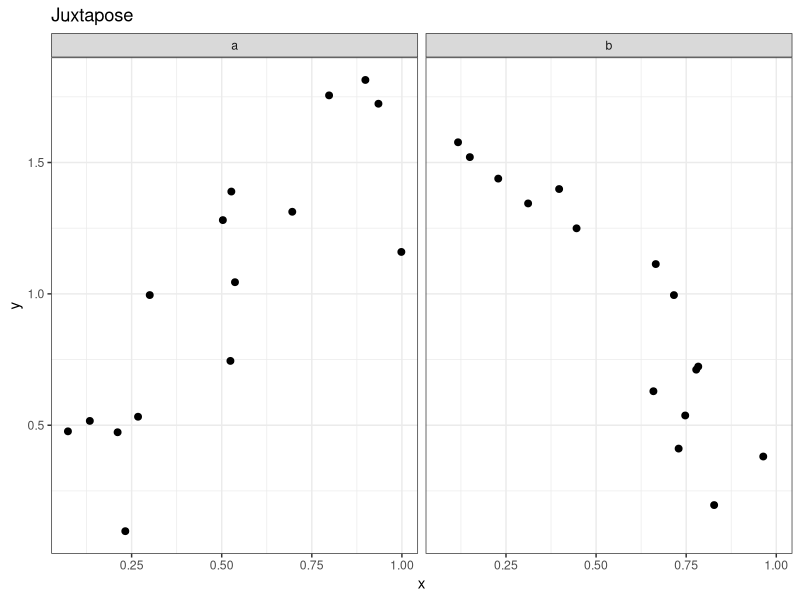
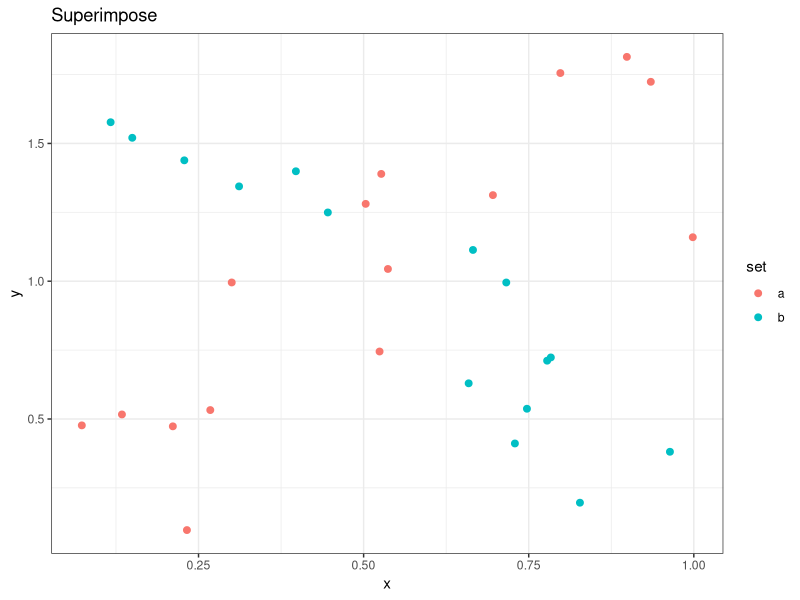
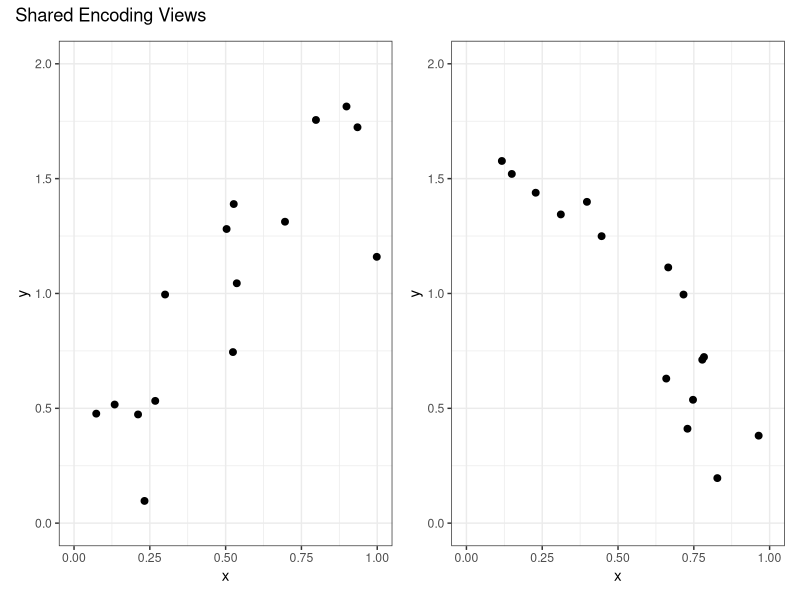
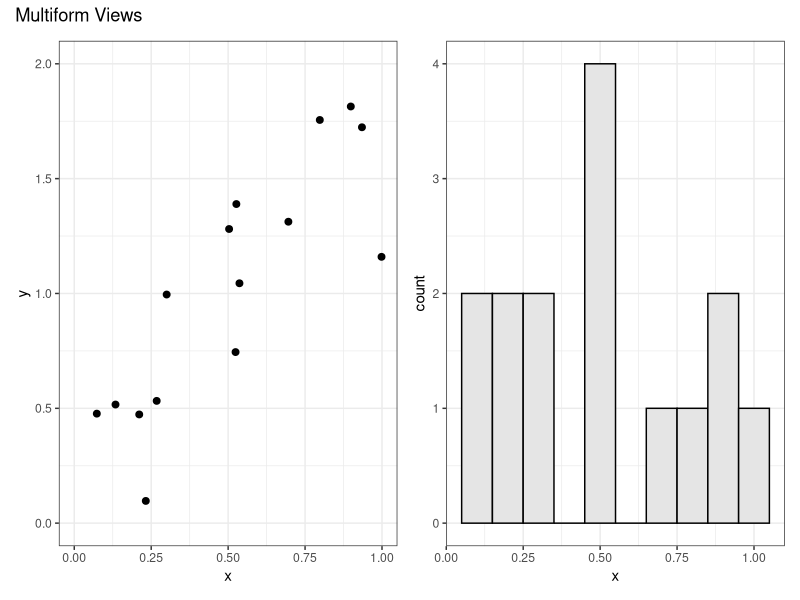
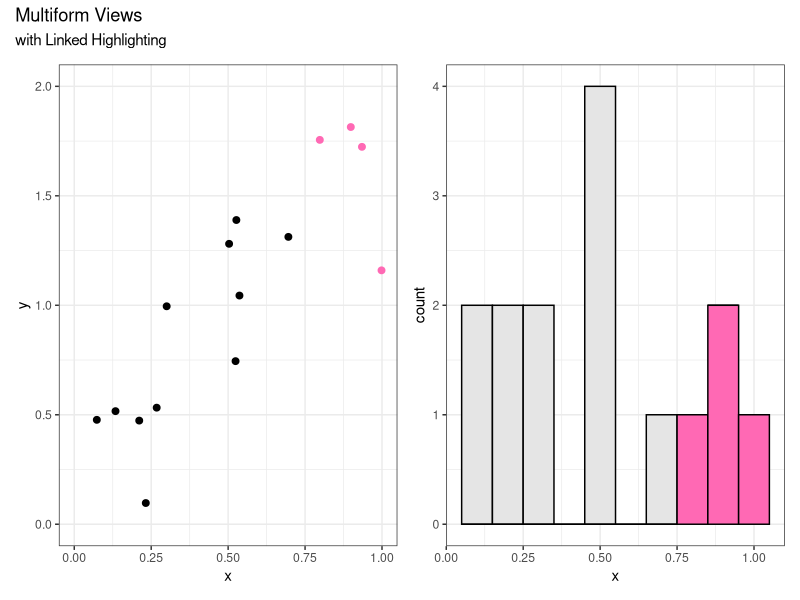
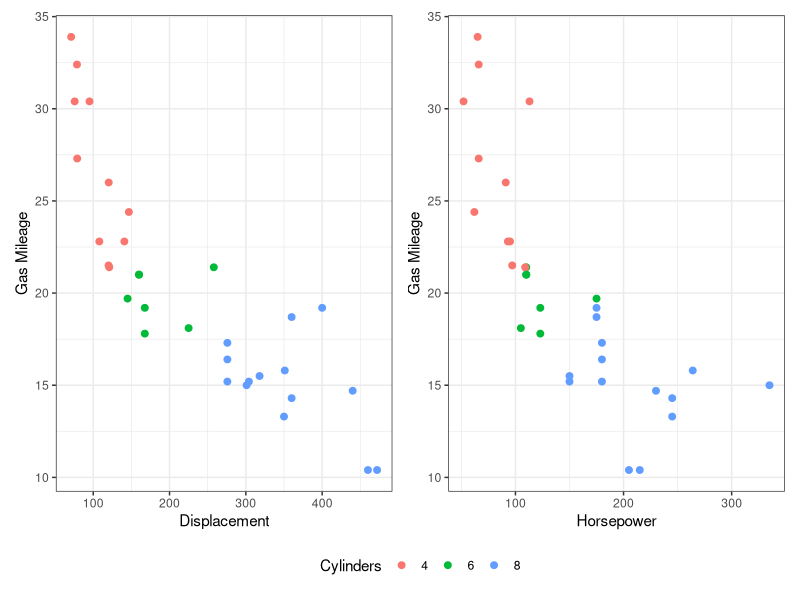
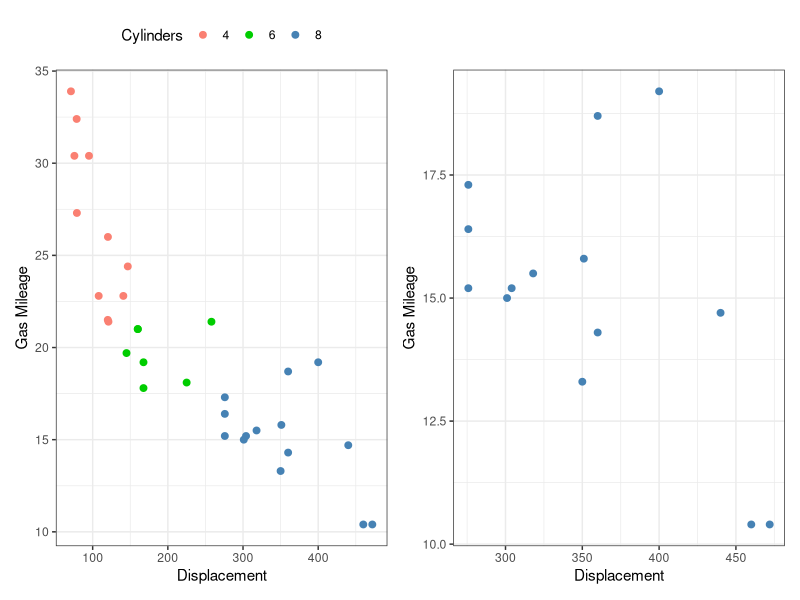
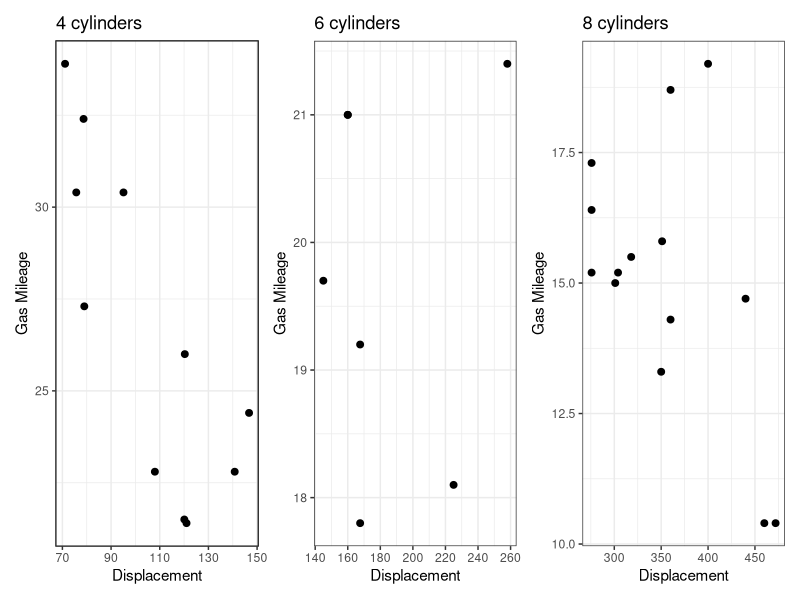

These figures' R source, in order:
## ---- chunk 1
#| include: false

library(ggplot2)
library(dplyr)
library(patchwork)

## ---- chunk 2
#| echo: false
#| fig-align: center

set.seed(20260304)

a <- data.frame(set = "a",
                x = runif(n = 15)) %>% 
  mutate(y = rnorm(n = nrow(.), 
                   mean = 0 + 2 * x,
                   sd = 0.25))

b <- data.frame(set = "b",
                x = runif(n = 15)) %>% 
  mutate(y = rnorm(n = nrow(.), 
                   mean = 2 - 2 * x,
                   sd = 0.25))

c <- rbind(a, b)

ggplot(c, aes(x = x, y = y)) +
  facet_wrap(~ set) +
  geom_point(size = 2) +
  ggtitle("Juxtapose") +
  theme_bw()
## ---- chunk 3
#| echo: false
#| fig-align: center

set.seed(20260304)

a <- data.frame(set = "a",
                x = runif(n = 15)) %>% 
  mutate(y = rnorm(n = nrow(.), 
                   mean = 0 + 2 * x,
                   sd = 0.25))

b <- data.frame(set = "b",
                x = runif(n = 15)) %>% 
  mutate(y = rnorm(n = nrow(.), 
                   mean = 2 - 2 * x,
                   sd = 0.25))

c <- rbind(a, b)

ggplot(c, aes(x = x, y = y, color = set)) +
  geom_point(size = 2) +
  ggtitle("Superimpose") +
  theme_bw()
## ---- chunk 4
aa <- ggplot(a, aes(x = x, y = y)) +
  geom_point(size = 2) +
  coord_cartesian(xlim = c(0, 1),
                  ylim = c(0, 2)) +
  theme_bw()
bb <- ggplot(b, aes(x = x, y = y)) +
  geom_point(size = 2) +
  coord_cartesian(xlim = c(0, 1),
                  ylim = c(0, 2)) +
  theme_bw()

aa + bb + plot_annotation(title = "Shared Encoding Views")

## ---- chunk 5
aaa <- ggplot(a, aes(x = x, y = y)) +
  geom_point(size = 2, show.legend = FALSE) +
  coord_cartesian(xlim = c(0, 1),
                  ylim = c(0, 2)) +
  theme_bw()
bbb <- ggplot(a, aes(x = x)) +
  geom_histogram(color = "black", fill = "gray90",
                 binwidth = 0.1,
                 show.legend = FALSE) +
  theme_bw()

aaa + bbb + plot_annotation(title = "Multiform Views")

## ---- chunk 6
aaaa <- ggplot(a, aes(x = x, y = y, color = factor(x > 0.75))) +
  geom_point(size = 2, show.legend = FALSE) +
  scale_color_manual(values = c("black", "hotpink")) +
  coord_cartesian(xlim = c(0, 1),
                  ylim = c(0, 2)) +
  theme_bw()
bbbb <- ggplot(a, aes(x = x, fill = factor(x > 0.75))) +
  geom_histogram(color = "black", 
                 binwidth = 0.1,
                 show.legend = FALSE) +
  scale_fill_manual(values = c("gray90", "hotpink")) +
  theme_bw()

aaaa + bbbb + plot_annotation(title = "Multiform Views",
                            subtitle = "with Linked Highlighting")

## ---- chunk 7
# Shared data

sh_a <- ggplot(mtcars, aes(x = disp, y = mpg, color = factor(cyl))) +
  geom_point(size = 2) +
  xlab("Displacement") +
  ylab("Gas Mileage") +
  scale_color_discrete(name = "Cylinders") +
  theme_bw()

sh_b <- ggplot(mtcars, aes(x = hp, y = mpg, color = factor(cyl))) +
  geom_point(size = 2) +
  xlab("Horsepower") +
  ylab("Gas Mileage") +
  scale_color_discrete(name = "Cylinders") +
  theme_bw()

sh_a + sh_b + plot_layout(guides = "collect") & theme(legend.position = "bottom")

## ---- chunk 8
# Overview-detail

od_a <- mtcars %>% 
  ggplot(aes(x = disp, y = mpg, color = factor(cyl))) +
  geom_point(size = 2) +
  xlab("Displacement") +
  ylab("Gas Mileage") +
  scale_color_manual(name = "Cylinders",
                     values = c("salmon", "green3", "steelblue")) +
  theme_bw()

od_b <- mtcars %>% 
  filter(cyl == 8) %>% 
  ggplot(aes(x = disp, y = mpg)) +
  geom_point(size = 2, color = "steelblue") +
  xlab("Displacement") +
  ylab("Gas Mileage") +
  theme_bw()

od_a + od_b & theme(legend.position = "top")

## ---- chunk 9
# Small multiples

sm_a <- mtcars %>% 
  filter(cyl == 4) %>% 
  ggplot(aes(x = disp, y = mpg)) +
  geom_point(size = 2) +
  xlab("Displacement") +
  ylab("Gas Mileage") +
  ggtitle("4 cylinders") +
  theme_bw()

sm_b <- mtcars %>% 
  filter(cyl == 6) %>% 
  ggplot(aes(x = disp, y = mpg)) +
  geom_point(size = 2) +
  xlab("Displacement") +
  ylab("Gas Mileage") +
  ggtitle("6 cylinders") +
  theme_bw()

sm_c <- mtcars %>% 
  filter(cyl == 8) %>% 
  ggplot(aes(x = disp, y = mpg)) +
  geom_point(size = 2) +
  xlab("Displacement") +
  ylab("Gas Mileage") +
  ggtitle("8 cylinders") +
  theme_bw()

sm_a + sm_b + sm_c

## ---- chunk 10
#| echo: true

par()
## ---- chunk 11
#| echo: true
#| code-fold: true
#| fig-align: center

par(mfrow = c(1, 2))
plot(rnorm(100))
hist(rnorm(100))

## ---- chunk 12
#| echo: true
#| code-fold: true
#| fig-align: center

par(mfrow = c(3, 2))
plot(rnorm(100), main = "Plot 1")
hist(rnorm(100), main = "Plot 2")
plot(rnorm(100), main = "Plot 3")
hist(rnorm(100), main = "Plot 4")
plot(rnorm(100), main = "Plot 5")
hist(rnorm(100), main = "Plot 6")

## ---- chunk 13
#| echo: true
#| code-fold: true
#| fig-align: center

par(mfcol = c(3, 2))
plot(rnorm(100), main = "Plot 1")
hist(rnorm(100), main = "Plot 2")
plot(rnorm(100), main = "Plot 3")
hist(rnorm(100), main = "Plot 4")
plot(rnorm(100), main = "Plot 5")
hist(rnorm(100), main = "Plot 6")

## ---- chunk 14
#| echo: true
#| code-fold: true
#| fig-align: center

mat <- matrix(c(1, 2, 3, 3), nrow = 2, ncol = 2, byrow = TRUE)
layout(mat)

plot(rnorm(100), main = "Plot 1")
hist(rnorm(100), main = "Plot 2")
plot(rnorm(100), main = "Plot 3")

## ---- chunk 15
#| echo: true
#| code-fold: true
#| fig-align: center

mat <- matrix(c(1, 2, 3, 3), nrow = 2, ncol = 2, byrow = TRUE)
layout(mat)

# Can be useful to show how paging will occur if n > max(mat)
layout.show(n = 3)

## ---- chunk 16
#| echo: true
#| code-fold: true
#| fig-align: center

expand.grid(n = 1:20, label = LETTERS[1:3]) %>% 
  mutate(x = rnorm(nrow(.))) %>% 
  ggplot(aes(x = x)) +
  geom_density(fill = "lavender") +
  facet_wrap(~ label)

## ---- chunk 17
#| echo: true
#| code-fold: true
#| fig-align: center

expand.grid(n = 1:20, row = LETTERS[1:3], col = letters[1:3]) %>% 
  mutate(x = rnorm(nrow(.))) %>% 
  ggplot(aes(x = x)) +
  geom_density(fill = "lavender") +
  facet_grid(row ~ col)

## ---- chunk 18
#| echo: true
#| code-fold: true
#| fig-align: center

pp <- expand.grid(n = 1:20, row = LETTERS[1:3], col = letters[1:3]) %>% 
  mutate(x = rnorm(nrow(.))) %>% 
  ggplot(aes(x = x)) +
  geom_density(fill = "lavender") +
  facet_grid(row ~ col)

pp + facet_null()

## ---- chunk 19
#| echo: true
#| output: false
#| message: false
#| warning: false

p1 <- starwars %>% 
  filter(!is.na(gender)) %>% 
  ggplot() +
  geom_boxplot(aes(x = gender, y = height))

p2 <- starwars %>% 
  filter(mass < 500) %>% 
  ggplot() +
  geom_point(aes(x = height, y = mass))

p3 <- starwars %>% 
  filter(!is.na(birth_year)) %>% 
  ggplot() +
  geom_density(aes(x = birth_year), fill = "#ff000050")

## ---- chunk 20
#| echo: true
#| warning: false
#| message: false
#| fig-align: center

p1 + p2

## ---- chunk 21
#| echo: true
#| warning: false
#| message: false
#| fig-align: center


p1 / p2

## ---- chunk 22
#| echo: true
#| warning: false
#| message: false
#| fig-align: center


(p1 + p2)/p3

## ---- chunk 23
#| echo: true
#| warning: false
#| message: false
#| fig-align: center


p1 + (p2/p3)

## ---- chunk 24
#| echo: true
#| warning: false
#| message: false
#| fig-align: center

# Layout design as a text string
des <- "AA##
        #BB#
        ##CC"

p1 + p2 + p3 + plot_layout(design = des)

## ---- chunk 25
#| echo: true
#| warning: false
#| message: false
#| fig-align: center
#| lightbox: true

p1 + p2 + p3 + plot_layout(design = des) +
  plot_annotation(title = "Everything Star Wars", subtitle = "Well, almost...",
                  caption = "From the starwars dataset",
                  tag_levels = "A",
                  tag_prefix = "(", tag_suffix = ")")

## ---- chunk 26
#| echo: true
#| warning: false
#| message: false
#| fig-align: center
#| lightbox: true

p1 + (p2 + theme_bw()) + (p3 + theme_dark()) + plot_layout(design = des)

## ---- chunk 27
#| echo: true
#| warning: false
#| message: false
#| fig-align: center
#| lightbox: true

p1 + p2 + p3 + plot_layout(design = des) &
  theme_classic()

## ---- chunk 28
#| echo: true
#| warning: false
#| message: false
#| fig-align: center
#| lightbox: true

l1 <- starwars %>% 
  filter(!is.na(gender)) %>% 
  ggplot() +
  geom_point(aes(x = gender, y = height, color = gender))

l2 <- starwars %>% 
  filter(mass < 500, !is.na(gender)) %>% 
  ggplot() +
  geom_point(aes(x = height, y = mass, color = gender))

## ---- chunk 29
#| echo: true
#| warning: false
#| message: false
#| fig-align: center
#| lightbox: true

l1 + l2

## ---- chunk 30
#| echo: true
#| warning: false
#| message: false
#| fig-align: center
#| lightbox: true

l1 + l2 + plot_layout(guides = "collect")

## ---- chunk 31
#| echo: true
#| warning: false
#| message: false
#| fig-align: center
#| lightbox: true

l1 + l2 + plot_layout(guides = "collect") &
  theme(legend.position = "top") 

## ---- chunk 32
#| echo: true
#| warning: false
#| message: false
#| fig-align: center
#| lightbox: true

base_plot <- wrap_elements(full = ~ plot(mass ~ height, data = starwars,
                                          subset = mass < 500,
                                          xlab = "Height (cm)", ylab = "Mass (kg)"))

p2 + base_plot
